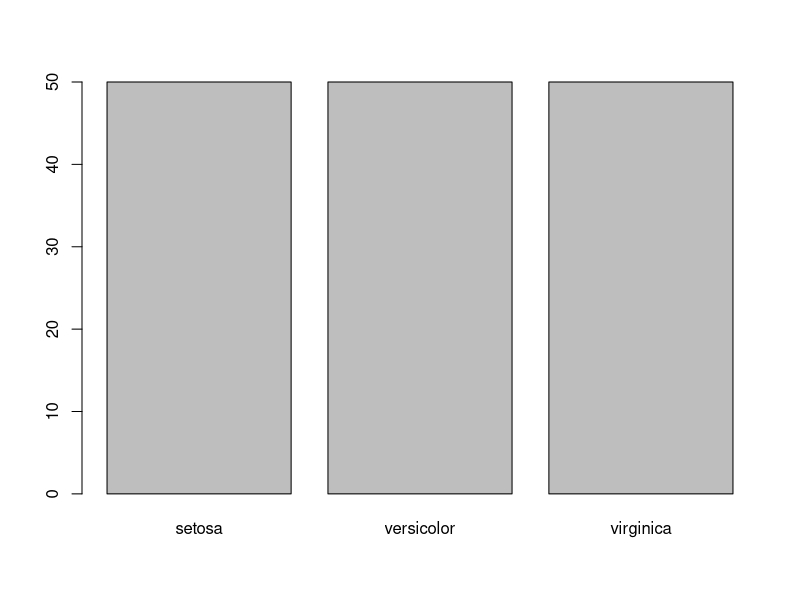
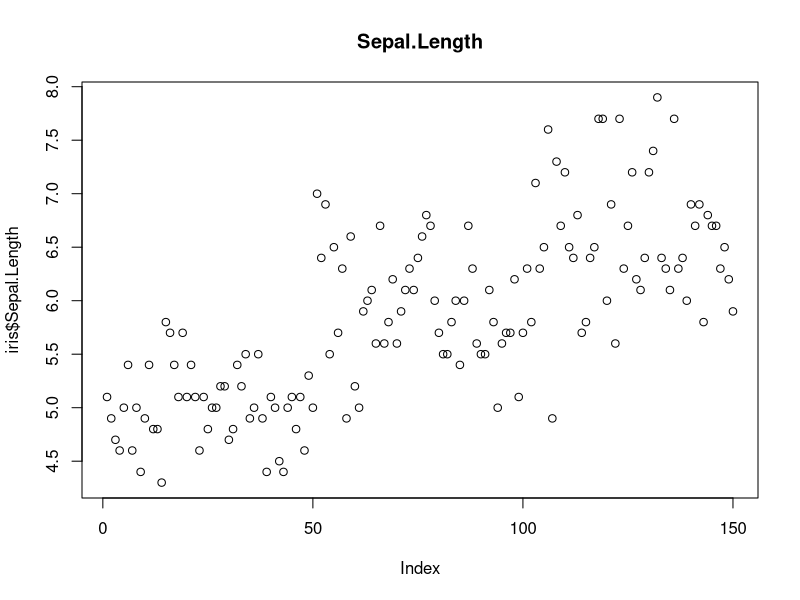
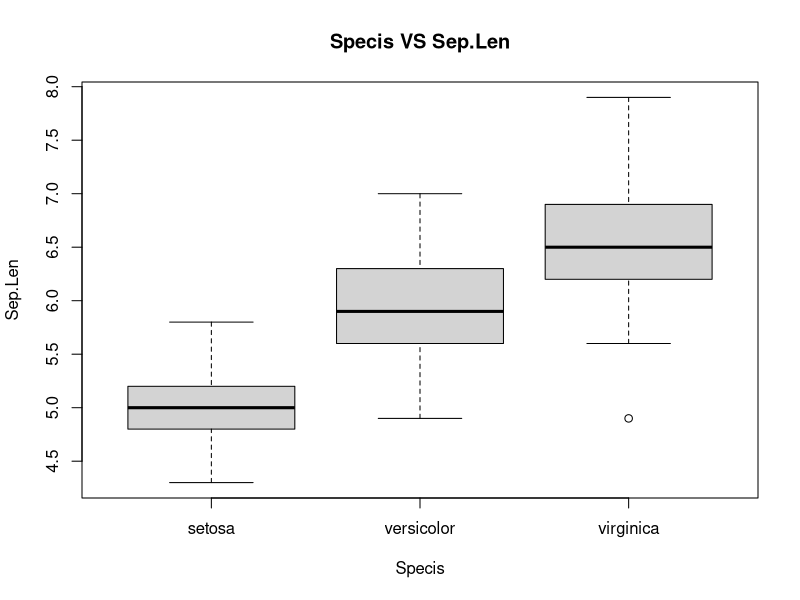
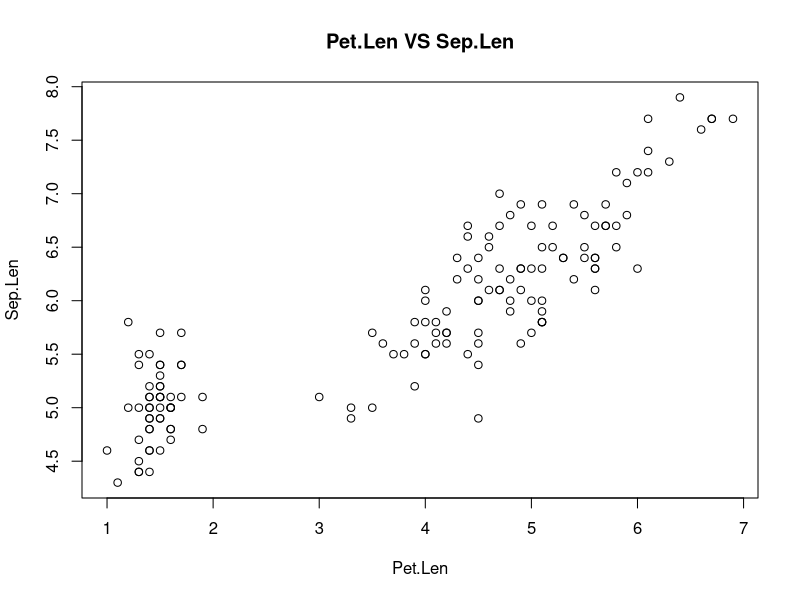
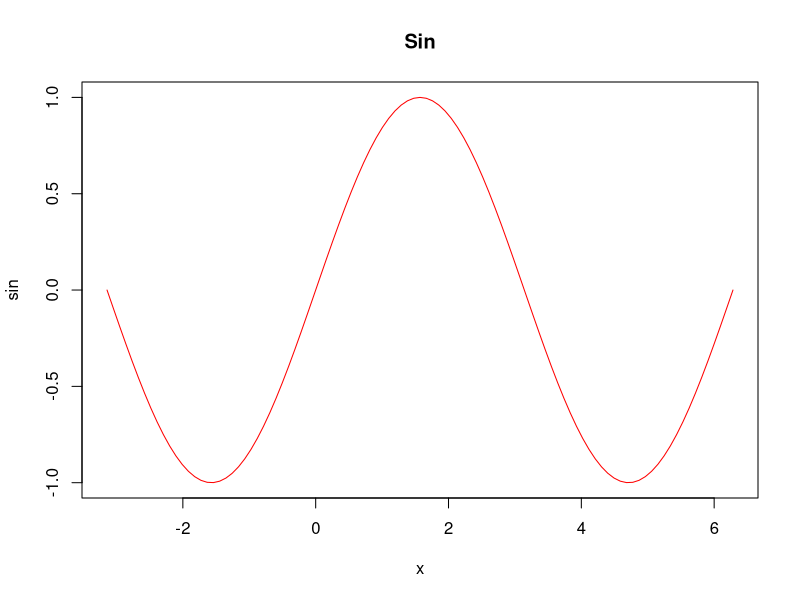
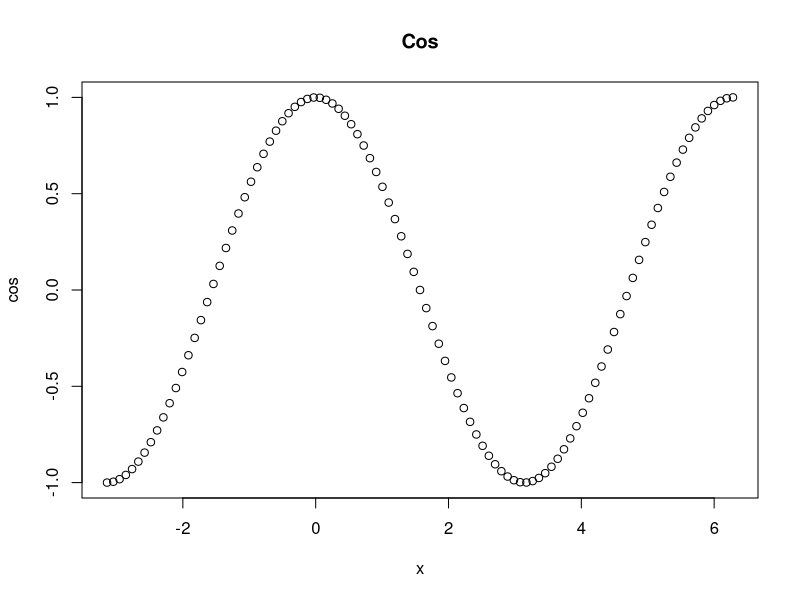
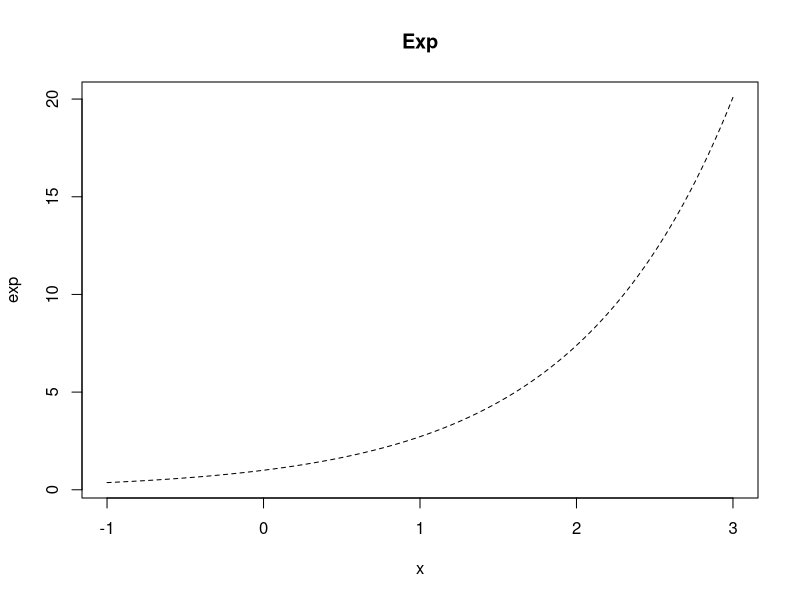
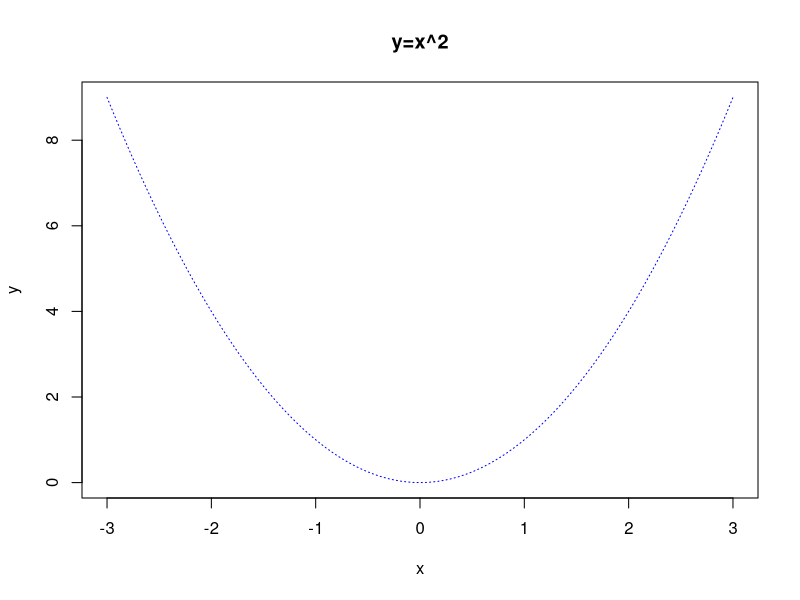

The R source for these figures, in order:
## Import library ggplot2
library(ggplot2)

head(iris)

#Plot1
plot(iris$Species)
#Plot2
plot(iris$Sepal.Length, main = 'Sepal.Length')
#Plot3
plot(iris$Species, iris$Sepal.Length, main = 'Specis VS Sep.Len', xlab = 'Specis', ylab = 'Sep.Len')
#Plot4
plot(iris$Petal.Length, iris$Sepal.Length, main = 'Pet.Len VS Sep.Len', xlab = 'Pet.Len', ylab = 'Sep.Len')

#Plot function
#Sine
plot(sin, -pi, 2*pi, main = "Sin", col = 'red')
#Cosine
plot(cos, -pi, 2*pi, main = "Cos", type = "p")
#Exponential
plot(exp, -1, 3, main = "Exp", lty = 2)
#Custom
curve = function(x){x^2}
plot(curve, -3, 3, main = "y=x^2",ylab = 'y', col = 'blue', lty = 3)

#Ploting two graph
plot(sin, -pi, 2*pi, main = "Sin VS Cos", ylab = "", type = "o")
par(new = TRUE)
plot(cos, -pi, 2*pi, ylab = "", lty = 4)
legend(4, 0.5, c("Sin", "Cos"), lty = c(1,3))
par(new = FALSE)

#Subplot
par(mfrow = c(2,2))
boxplot(iris$Sepal.Length)  #plot1
hist(iris$Sepal.Width)      #plot2
wid_mean = aggregate(Sepal.Width~Species,data = iris, mean)
barplot(Sepal.Width~Species, data = wid_mean) #plot3
pie(wid_mean$Sepal.Width,wid_mean$Species, radius = 2) #plot4
par(mfrow = c(1,1))



## ggplot2

# Import library ggplot2
library(ggplot2)

base1 = ggplot(data = iris, mapping = aes(x = Sepal.Width, y = Sepal.Length)) +
  theme(text = element_text(size=25))
#1
base1 + geom_point() + ggtitle("Scatter")            #산점도
#2
base1 + geom_line()  + ggtitle("Line")               #선 그래프
#3
base1 + geom_point() + geom_line() + ggtitle("Both") #동시에
#4
base1 + geom_point() + ggtitle("Scatter with hline") +
  geom_hline(yintercept = mean(iris$Sepal.Length)) #수평선 추가
#5
base2 = ggplot(data = iris, mapping = aes(y = Species, x = Sepal.Width))+
  theme(text = element_text(size=25))
base2 + geom_boxplot(notch = TRUE) + ggtitle("Box")  #박스 그래프
base2 + geom_violin() + ggtitle("Violin")            #바이올린 그래프
#6
base3 = ggplot(data = iris, mapping = aes(x = Petal.Length))+
  theme(text = element_text(size=25))
base3 + geom_histogram(binwidth = 1) +ggtitle("Histogram") #히스토그램                            

## Stat
#1
ggplot(data.frame(x = c(-pi,pi)), aes(x=x)) +
  stat_function(fun = sin, size = 1) + ggtitle("Sine") +
  theme(text = element_text(size=25))                      #Sine Function
#2
curve = function(x){return(x^2)}
ggplot(data.frame(x = c(-3,3)), aes(x=x)) + 
  stat_function(fun = curve, size = 1) + ggtitle("y=x^2") + 
  theme(text = element_text(size=25))                      #y=x^2 function
#3
base1 + geom_point() + stat_summary(fun = "mean", colour = "red", size = 2, geom = "point")
#4
base2 + stat_summary(aes(y = Sepal.Width), fun = "mean", geom = "bar") +
  ggtitle("Mean of Sepal.Length")
#5
base4 = ggplot(data = iris, mapping = aes(x = Sepal.Width, y = Sepal.Length , z= Petal.Width)) +
  theme(text = element_text(size=25))
base4 + stat_summary_2d() + ggtitle("Heatmap")              #Heatmap
#6
base5 = ggplot(data = iris, mapping = aes(x = Sepal.Width, y = Sepal.Length, color = Species)) +
  theme(text = element_text(size=25))
base5 + geom_point() + stat_ellipse() + ggtitle("Cluster by Species")


## Scale
install.packages("patchwork")
library(patchwork)

base1 + geom_point() + ggtitle("Remove Labels") +  #Label 제거
  xlab("") + ylab("") + theme(text = element_text(size=20))
base1 + geom_point() + ggtitle("Your Labels") +    #Labe 변경
  xlab("Width") + ylab("Length")
base1 + geom_point() + ggtitle("Limited") +        #범위 변경
  xlim(c(2.5,4.0)) + ylim(c(5,7))
base1 + geom_point(aes(alpha = Species)) + ggtitle("Alpha")+ #Species마다 진하기 변경
  base1 + geom_point(aes(alpha = Species)) + ggtitle("Alpha <0.3")+ #색상 진하기 변경
  scale_alpha_discrete(range = c(0.1,0.3))
base1 + geom_point(aes(colour = Species)) + ggtitle("Color")+
  scale_colour_hue()

## Coordinate
base1 + geom_point() + coord_cartesian() + ggtitle("Cartesian") #직교좌표계
base1 + geom_point() + coord_polar() + ggtitle("Polar")         #극좌표계
